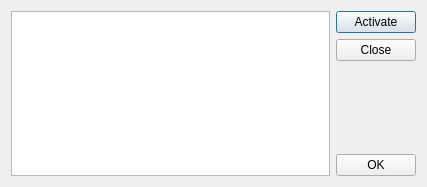
<ui version="4.0" >
 <class>WindowsDialog</class>
 <widget class="QDialog" name="WindowsDialog" >
  <property name="geometry" >
   <rect>
    <x>0</x>
    <y>0</y>
    <width>427</width>
    <height>187</height>
   </rect>
  </property>
  <property name="windowTitle" >
   <string>Windows</string>
  </property>
  <layout class="QHBoxLayout" >
   <item>
    <widget class="QListView" name="windowListView" >
     <property name="whatsThis" >
      <string>A list of the application's currently opened windows</string>
     </property>
    </widget>
   </item>
   <item>
    <layout class="QVBoxLayout" >
     <item>
      <widget class="QPushButton" name="activateWindowButton" >
       <property name="whatsThis" >
        <string>Activates the selected window and closes this dialog</string>
       </property>
       <property name="text" >
        <string>Activate</string>
       </property>
       <property name="default" >
        <bool>true</bool>
       </property>
      </widget>
     </item>
     <item>
      <widget class="QPushButton" name="closeWindowButton" >
       <property name="whatsThis" >
        <string>Closes the selected window</string>
       </property>
       <property name="text" >
        <string>Close</string>
       </property>
      </widget>
     </item>
     <item>
      <spacer>
       <property name="orientation" >
        <enum>Qt::Vertical</enum>
       </property>
       <property name="sizeHint" stdset="0" >
        <size>
         <width>20</width>
         <height>40</height>
        </size>
       </property>
      </spacer>
     </item>
     <item>
      <widget class="QPushButton" name="okButton" >
       <property name="whatsThis" >
        <string>Closes this dialog</string>
       </property>
       <property name="text" >
        <string>OK</string>
       </property>
      </widget>
     </item>
    </layout>
   </item>
  </layout>
 </widget>
 <resources/>
 <connections>
  <connection>
   <sender>okButton</sender>
   <signal>clicked()</signal>
   <receiver>WindowsDialog</receiver>
   <slot>accept()</slot>
   <hints>
    <hint type="sourcelabel" >
     <x>378</x>
     <y>163</y>
    </hint>
    <hint type="destinationlabel" >
     <x>213</x>
     <y>93</y>
    </hint>
   </hints>
  </connection>
 </connections>
</ui>
